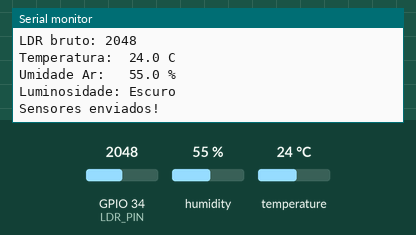
The sketch below on a simulated ESP32. On the bench: the last lines printed to the serial monitor. Inputs (shaded band) come from the test bench; at power-on: GPIO 34 (LDR_PIN) = 2048, humidity 55 %, temperature 24 °C. WiFi joins after 1.5 s; servers stay silent unless stated; uploads are accepted with an empty reply.

Above: at 2.7 s.
2.8 s: GPIO 34 (LDR_PIN) set to 1960
At 7.21 s:
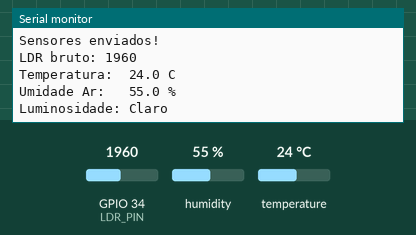
13.7 s: humidity set to 22 %
At 19.4 s:
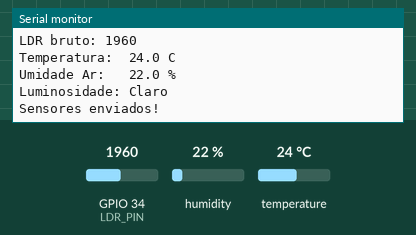
19.8 s: temperature set to 12 °C
At 23.48 s:
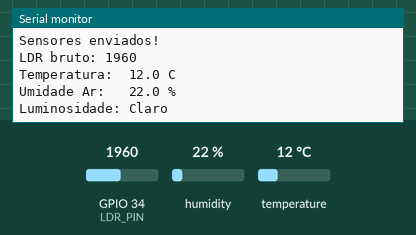
25.9 s: GPIO 34 (LDR_PIN) set to 2040
At 28.91 s:
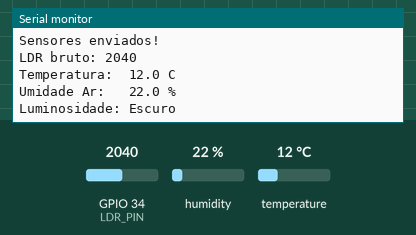
32.0 s: humidity set to 40 %
At 35.9 s:
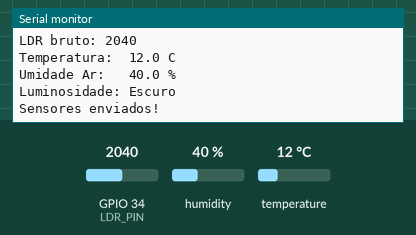
Timing chart, 0 to 37.4 s (numbered marks = the images above; inputs shaded):
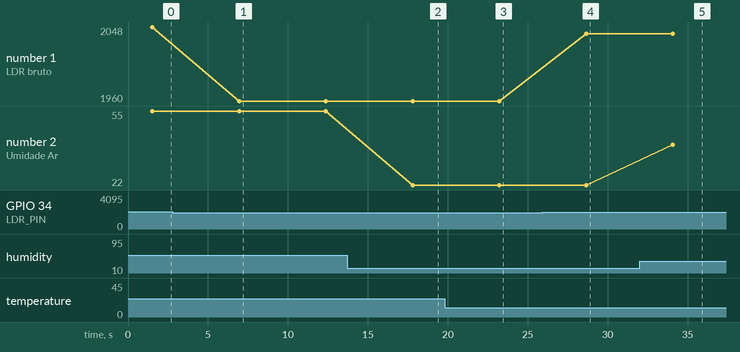

The sketch:

gardencare.ino
```cpp
#include <WiFi.h>
#include <HTTPClient.h>
#include <DHT.h>
#include <ArduinoJson.h>

#define DHTPIN 4
#define LDR_PIN 34
#define DHTTYPE DHT11
#define LDR_LIMIAR 2000

const char* ssid = "Gustavo";
const char* password = "123456789";

const char* urlSensores = "https://gardencare-facul-default-rtdb.firebaseio.com/sensores.json";
const char* urlComandos = "https://gardencare-facul-default-rtdb.firebaseio.com/comandos.json";
const char* urlResetCmd = "https://gardencare-facul-default-rtdb.firebaseio.com/comandos/solicitarLeitura.json";

DHT dht(DHTPIN, DHT11);

void enviarSensores(float temperatura, float umidadeAr, int luminosidade) {
  HTTPClient http;
  http.begin(urlSensores);
  http.addHeader("Content-Type", "application/json");

  StaticJsonDocument<200> doc;
  doc["temperatura"] = temperatura;
  doc["umidadeAr"] = umidadeAr;
  doc["luminosidade"] = luminosidade;
  doc["online"] = true;

  String json;
  serializeJson(doc, json);

  int codigo = http.PUT(json);
  Serial.println(codigo > 0 ? "Sensores enviados!" : "Erro ao enviar sensores.");
  http.end();
}

bool lerSolicitacaoDoApp() {
  HTTPClient http;
  http.begin(urlComandos);
  int codigo = http.GET();
  bool solicitou = false;
  if (codigo == 200) {
    StaticJsonDocument<200> doc;
    deserializeJson(doc, http.getString());
    solicitou = doc["solicitarLeitura"] | false;
  }
  http.end();
  return solicitou;
}

void confirmarRecebimento() {
  HTTPClient http;
  http.begin(urlResetCmd);
  http.addHeader("Content-Type", "application/json");
  http.PUT("false");
  http.end();
}

void setup() {
  Serial.begin(115200);
  dht.begin();
  WiFi.begin(ssid, password);
  Serial.print("Conectando ao WiFi");
  while (WiFi.status() != WL_CONNECTED) {
    delay(500);
    Serial.print(".");
  }
  Serial.println("\nWiFi conectado!");
  Serial.println(WiFi.localIP());
}

void loop() {
  float temperatura = dht.readTemperature();
  float umidadeAr = dht.readHumidity();
  int ldrBruto = analogRead(LDR_PIN);

  Serial.print("LDR bruto: ");
  Serial.println(ldrBruto);

  int luminosidade = (ldrBruto < LDR_LIMIAR) ? 1 : 0;

  if (isnan(temperatura) || isnan(umidadeAr)) {
    Serial.println("Erro ao ler DHT11!");
    delay(2000);
    return;
  }

  Serial.printf("Temperatura:  %.1f C\n", temperatura);
  Serial.printf("Umidade Ar:   %.1f %%\n", umidadeAr);
  Serial.printf("Luminosidade: %s\n", luminosidade ? "Claro" : "Escuro");

  if (WiFi.status() == WL_CONNECTED) {
    if (lerSolicitacaoDoApp()) {
      Serial.println("App solicitou leitura!");
      confirmarRecebimento();
    }
    enviarSensores(temperatura, umidadeAr, luminosidade);
  } else {
    Serial.println("WiFi desconectado. Reconectando...");
    WiFi.begin(ssid, password);
  }

  delay(5000);
}
```

Measured:
- after the input at 2.8 s, the serial monitor: prints a new line after 4.2 s (image 1)
- after the input at 13.7 s, the serial monitor: prints a new line after 4.1 s (image 2)
- after the input at 19.8 s, the serial monitor: prints a new line after 3.4 s (image 3)
- after the input at 25.9 s, the serial monitor: prints a new line after 2.8 s (image 4)
- after the input at 32.0 s, the serial monitor: prints a new line after 2.1 s (image 5)
- plotted number 1: 2048 → 1960 after the input at 2.8 s, 1960 → 2040 after the input at 25.9 s
- plotted number 2: 55 → 22 after the input at 13.7 s, 22 → 40 after the input at 32.0 s
